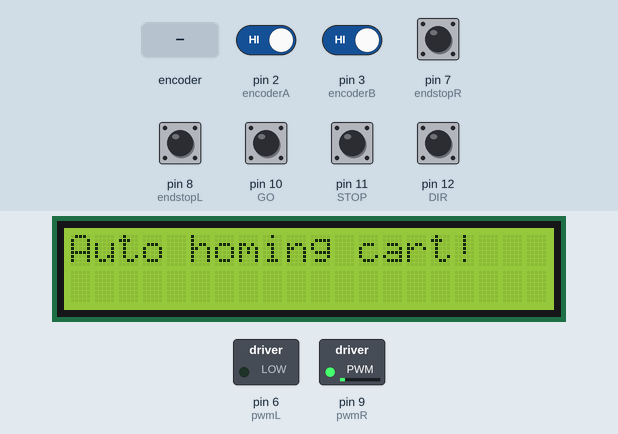
Bench run of a sketch on a simulated Arduino Uno, built with avr-gcc and run on an emulated ATmega328P. Shown: 20×2 character LCD, switched loads named in the sketch (green lamp = pin HIGH). The inputs (shaded band) are chosen by the test bench; at power-on: pin 2 (encoderA), pin 3 (encoderB), pin 7 (endstopR), pin 8 (endstopL), pin 10 (GO), pin 11 (STOP), pin 12 (DIR) HIGH. What the sketch prints to the serial monitor is not drawn.

Above: at 1.3 s.
1.4 s: pin 7 (endstopR) pulled LOW for 1 s
At 3.2 s:
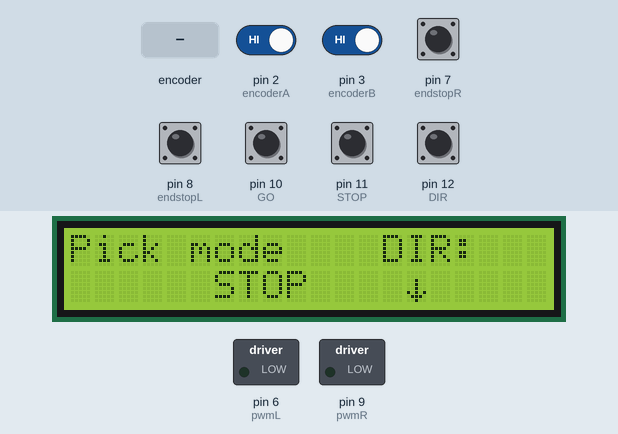
3.9 s: pin 10 (GO) pulled LOW for 0.15 s
At 4.9 s:
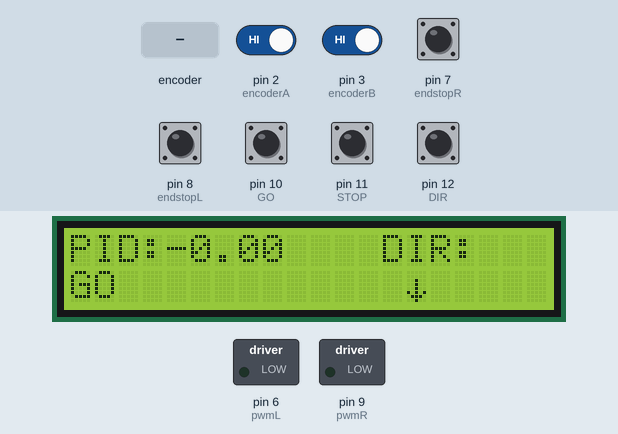
5.5 s: rotary encoder on pin 2 (encoderA) / pin 3 (encoderB) turned 1 step (first pin leading)
At 5.82 s:
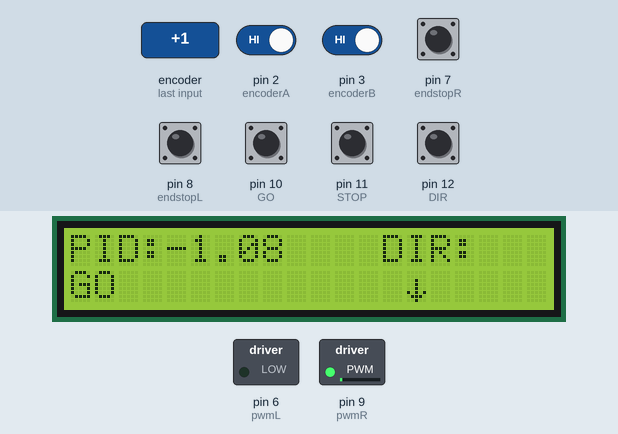
7.3 s: rotary encoder on pin 2 (encoderA) / pin 3 (encoderB) turned 2 steps (second pin leading)
At 9.06 s:
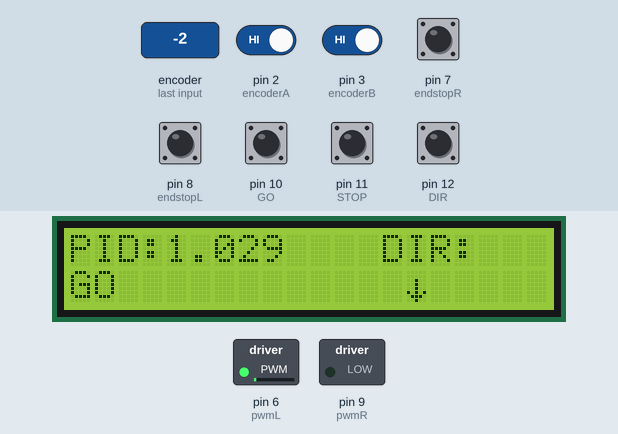
10.6 s: pin 7 (endstopR) pulled LOW for 0.15 s
At 11.8 s:
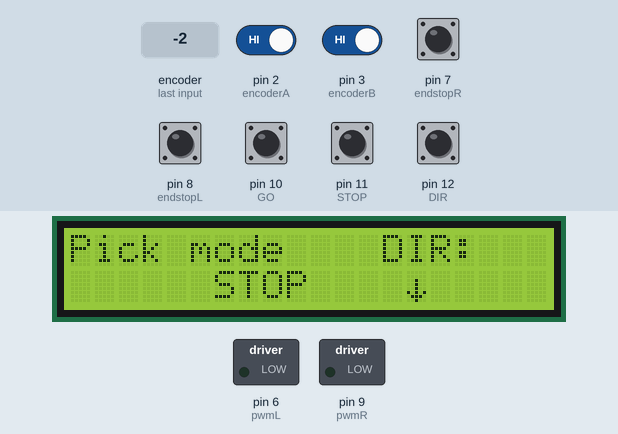
12.2 s: pin 12 (DIR) pulled LOW for 0.15 s
At 12.28 s:
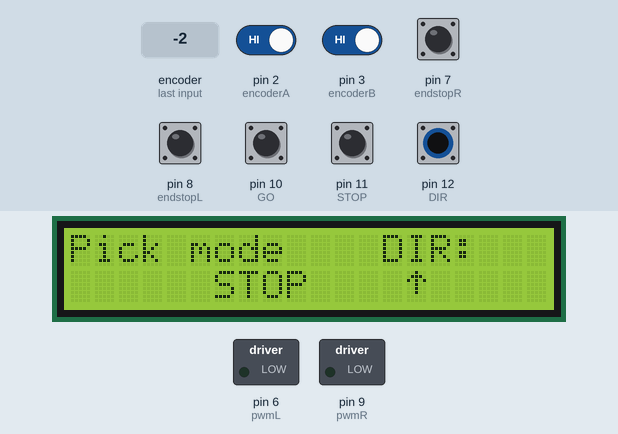
Timing chart, 0 to 14.8 s (numbered marks = the images above; inputs shaded):
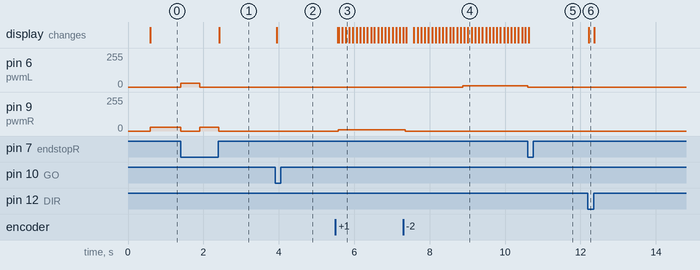

Measured:
- after the input at 1.4 s, pin 6 (pwmL): 0/255 → 30/255 at once, → 0/255 0.50 s later; pin 9 (pwmR): 30/255 → 0/255 at once, → 30/255 0.50 s later, → 0/255 0.50 s later; the display: changes after 1.0 s (image 1)
- after the input at 3.9 s, the display: changes at once (image 2)
- after the input at 5.5 s, pin 9 (pwmR): 0/255 → 10/255 after 0.08 s; the display: first changes after 0.06 s (image 3 shows a later state)
- after the input at 7.3 s, pin 6 (pwmL): 0/255 → 10/255 after 1.6 s; pin 9 (pwmR): 10/255 → 0/255 after 0.05 s
- after the input at 10.6 s, pin 6 (pwmL): 10/255 → 0/255 at once; the display: changes at once (image 5)
- after the input at 12.2 s, the display: changes at once (image 6)

The sketch:

ENR_405_Pendulum.ino
```cpp
#include "motor.h"
#include "encoder.h"
#include "endStops.h"
#include "display.h"
#include "buttons.h"

volatile long temp, counter = 600;  //Counts encoder tics
float output;                       //Output of PID function
float dir;                          //Direction of pendulum. 1=up || -1=down


/* PID VALUES.*/
float Kt = 1; //Theta gain. Used to scale error.
float Kp;
float Ki;
float Kd;


/* Very decent working
void upwardPID()
{
  //Kp = 135;
  Kp = 140;
  Ki = 1.25;
  Kd = 2000;
  dir = 1;
}
*/

/* Sets PID values to upward values */
void upwardPID()
{
  //Kp = 135;
  Kp = 145; // 135;
  Ki = 1.215; // 1.23;
  Kd = 3050; //00;
  dir = 1;
}

/* Sets PID values to downward values */
void downwardPID()
{
  Kp = 100;
  Ki = 0.1; // 0.2;//0.5; // 0.01;
  Kd = 0;// 500;// 280; // 120;
  dir = -1;
}

//PID Function uses these
float T, oldT = 0;       //Time and last time
float dT = 0;            //Time delta
float olddT = 0;         //Late time delta
float err, olderr = 0;   //Error and last error

float I, oldI = 0;       //I and last I value
float P, oldP = 0;       //P and last P value
float D, oldD = 0;       //D and last D value

//PID of maximum angle in ticks we will try to recover from. If it goes past here we give up.
float maxAngle = 100;

//Time to delay each loop in ms
int sleepTime = 2;

//Limit motor voltage for safety
int motorLimit=12;


void setup() {
  Serial.begin(921600);                       //Start serial connection at 115200 baud rate
  delay(500);                                 //Wait half a second for serial to begin
  Serial.println("LOG --> Init Controller!"); //Say hello
  initEncoder();                              //Set up encoder pins and attach interrupt handlers
  initButtons();                              //Set up button pins
  initLCD();                                  //Set up and init the I2C LCD
  initMotor();                                //Set up motor pins
  initEndstops();
  autoHome();
  menu();
}

void loop(){
  if(stopButton() || abs(counter) > 100 || trippedEndstops())
  {
    setMotor(0);
    menu();
  }
  //If the rod is at the center stop the motor
  if (counter == 0)
  {
    setMotor(0);
    Serial.println("LOG -> STABLE");
  }
  output = PID((float)(counter*0.005236)); //Input error in radians into PID function which returns PID output as motor voltage
  output=constrain(output,-motorLimit,motorLimit); //Constrain output to be within the max motor limit
  voltMotor((int)-output);
  Serial.print((String)millis() + " ");
  Serial.println(counter);
  lcd.setCursor(4,0);
  lcd.print(String((float)output));
}

//PID function. Takes radians as input, returns motor voltage.
float PID(float err)
{
  T = (float)millis();                                   //Get current time since boot in ms
  dT =  (float)(T - oldT);                               //Get delta T (T - last T)
  float c_err = err ;//* Kt;                             //This is corrected error. Equal to Kt*error. This is to scale error if needed.
  P = c_err * Kp;                                        //Proportional part. Equal to error * proportional gain.
  I = ( oldI + (c_err * dT )) * Ki;                      //Integral part. Equal to (last I + (error * integral gain)) * integral gain.
  D = ((float)(c_err-olderr)/(float)dT) * (float)Kd;     //Derivative part. Equal to ((error - last error)/delta T) * Derivative gain.

  oldT = T;                                              //Calcs are done. Now we store current T as last T.
  olderr = err;                                          //Same for error. Store current error as last error.
  oldI += ((c_err*dT)*Ki);                               //Update last I.
  return dir*(P+I+D);                                    //Return the sum of P I D. Multiply by dir, which is 1 or -1 to set the direction.
}


//Menu function allows mode selection on LCD and zeros the encoder.
void menu()
{
  oldI=0;
  olderr=0;
  clearLCD();                     //Clears LCD display
  lcd.setCursor(0,0);             //Set cursor to char 0, line 0
  lcd.print("Pick mode");         //Print text
  lcd.setCursor(6,1);
  lcd.print("STOP");
  while(!goButton())              //Wait for go button to be pressed, and keep checking direction switch.
  {
    if(dirButton())               //If the direction is up, set to up.
    {
      lcd_upwardMode();
      upwardPID();
      counter=601;
    }
    else                          //Otherwise we set ddown mode.
    {
      lcd_downwardMode();
      downwardPID();
      counter=0;
    }
    delay(1);                     //Delay to keep the LCD from refreshing too fast.
  }
  lcd.setCursor(0,1);
  lcd.print("GO        ");
  lcd.setCursor(0,0);
  if(dir==1)
  {
  lcd.print("Lift rod CCW");
  Serial.println("GO!");
  }
  while(counter!=0);
  lcd.setCursor(0,0);
  lcd.print("PID:        ");
  lcd.setCursor(4,0);
  lcd.print("      ");
}


void autoHome()
{

  setMotor(30);
  while(!trippedEndstops());
  Serial.println("Hit left endstop.");
  setMotor(0);
  Serial.println("Stop motor.");
  int time1 = millis();
  setMotor(-30);
  Serial.println("Going other way.");
  delay(500);
  while(!trippedEndstops());
  int crossingTime = millis() - time1;
  int homeTime=crossingTime/2;
  int beginMoveTime = millis();
  setMotor(30);
  delay(500);
  while(  (millis() < beginMoveTime+homeTime) && !trippedEndstops());
  setMotor(0);
}
```

buttons.h
```cpp
#define GO    10
#define STOP  11
#define DIR   12

void initButtons()
{
  pinMode(GO,INPUT_PULLUP);
  pinMode(STOP,INPUT_PULLUP);
  pinMode(DIR,INPUT_PULLUP);
}

bool goButton()
{
  return !(bool)digitalRead(GO);
}

bool stopButton()
{
  return !(bool)digitalRead(STOP);
}

bool dirButton()
{
  return !(bool)digitalRead(DIR);
}
```

display.h
```cpp
#include <Wire.h>
#include <LiquidCrystal_I2C.h>


byte upArrow[] = {
  B00100,
  B01110,
  B10101,
  B00100,
  B00100,
  B00100,
  B00000,
  B00000
};

byte downArrow[] = {
  B00000,
  B00000,
  B00100,
  B00100,
  B00100,
  B10101,
  B01110,
  B00100
};

LiquidCrystal_I2C lcd(0x27,20,2);


void initLCD(){


  lcd.init();
  lcd.backlight();
  lcd.setCursor(0,0);
  lcd.print("Auto homing cart!");
  lcd.createChar(0,upArrow);
  lcd.createChar(1,downArrow);

}


void clearLCD()
{
  lcd.clear();
}


void lcd_upwardMode()
{

  lcd.setCursor(13,0);
  lcd.print("DIR: ");
  lcd.setCursor(14,1);
  lcd.write(0);
}


void lcd_downwardMode()
{

  //lcd.clear();
  lcd.setCursor(13,0);
  lcd.print("DIR: ");
  lcd.setCursor(14,1);
  lcd.write(1);
}

void lcdGo()
{
  lcd.clear();
  lcd.setCursor(0,0);
  lcd.print("GO!");
}

void lcdStop()
{

}
```

encoder.h
```cpp
extern volatile long counter;
#define encoderA 2
#define encoderB 3

//Sub-process allowing the encoder values to be counted rather than measured each itteration
void encoderA_Handler()
{
  if(digitalRead(encoderB)==LOW)
  {
    counter ++;
  }
  else
  {
    counter --;
  }
}

void encoderB_Handler()
{
  if(digitalRead(encoderA)==LOW)
  {
    counter--;
  }
  else
  {
    counter++;
  }
}

void initEncoder()
{
  //pinMode(encoderA, INPUT_PULLUP);
  //pinMode(encoderB, INPUT_PULLUP);
  attachInterrupt(digitalPinToInterrupt(encoderA), encoderA_Handler, RISING);
  attachInterrupt(digitalPinToInterrupt(encoderB), encoderB_Handler, RISING);
}
```

endStops.h
```cpp
#define endstopL 8
#define endstopR 7


void initEndstops()
{
  pinMode(endstopL, INPUT_PULLUP);
  pinMode(endstopR, INPUT_PULLUP);
}

bool trippedEndstops()
{
  //Serial.print("Endstop L: ");
  //Serial.println(digitalRead(endstopL));
  //Serial.print("Endstop R: ");
  //Serial.println(digitalRead(endstopR));
  if( digitalRead(endstopL) != digitalRead(endstopR) )
  {
    return true;
  }
  else
  {
    return false;
  }
}
```

motor.h
```cpp
#define pwmL 6
#define pwmR 9
#define enR 7
#define enL 8

/* Motor Data */
// No load motor current -> 105mA
// Stall motor current -> 1.5 A

void initMotor()
{
  pinMode(pwmL,OUTPUT);
  pinMode(pwmR,OUTPUT);
  pinMode(enR,OUTPUT);
  pinMode(enL,OUTPUT);
  digitalWrite(enR,HIGH);
  digitalWrite(enL,HIGH);
}

void testMotor()
{
  digitalWrite(pwmL,HIGH);
  delay(100);
  digitalWrite(pwmL,LOW);
}

void setMotor(int velocity)
{
  //Serial.print("MOTOR --> ");
  //Serial.println(velocity);
  //Forward move
  if(velocity > 0)
  {
    analogWrite(pwmL,0);
    analogWrite(pwmR,abs(velocity));
  }
  else
  //Reverse move
  if (velocity < 0)
  {
    analogWrite(pwmR,0);
    analogWrite(pwmL,abs(velocity));
  }
  //Stop
  else
  {
    analogWrite(pwmR,0);
    analogWrite(pwmL,0);
  }
}


void voltMotor(float volts)
{


  int velocity = volts*10.625;
  //Serial.print("MOTOR --> ");
  //Serial.println(velocity);
  //Forward move
  if(velocity > 0)
  {
    analogWrite(pwmL,0);
    analogWrite(pwmR,abs(velocity));
  }
  else
  //Reverse move
  if (velocity < 0)
  {
    analogWrite(pwmR,0);
    analogWrite(pwmL,abs(velocity));
  }
  //Stop
  else
  {
    analogWrite(pwmR,0);
    analogWrite(pwmL,0);
  }
}
```
